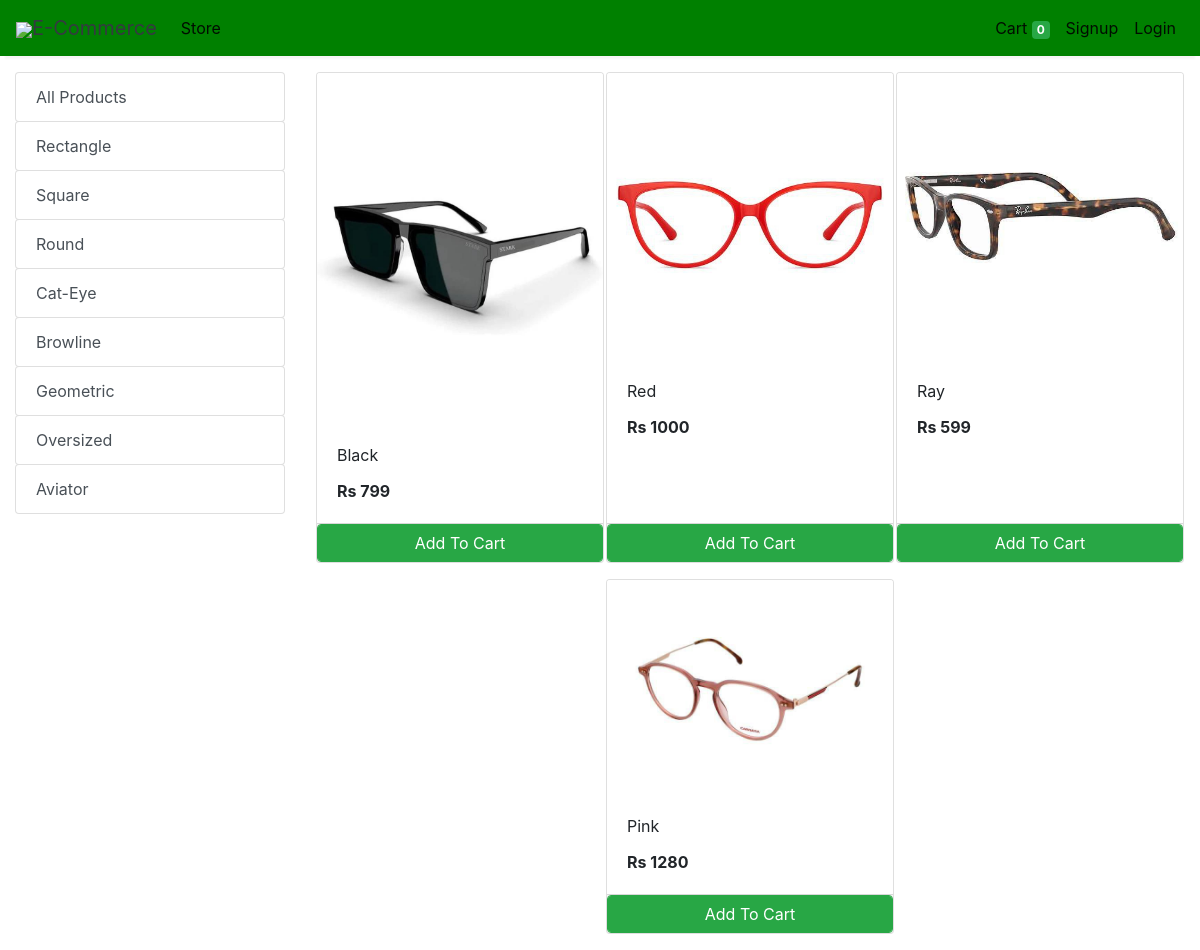
The app's page /store with its own data.
### store/models/category.py (models this page shows, shortened)
class Category(models.Model):
    name= models.CharField(max_length=50)
    @staticmethod
    def get_all_categories():
        return Category.objects.all()

### store/models/product.py (models this page shows, shortened)
class Products(models.Model):
    name = models.CharField(max_length=60)
    price= models.IntegerField(default=0)
    category= models.ForeignKey(Category,on_delete=models.CASCADE,default=1 )
    description= models.CharField(max_length=250, default='', blank=True, null= True)
    image= models.ImageField(upload_to='uploads/products/')
    @staticmethod
    def get_all_products():
        return Products.objects.all()

### store/views/home.py (the view)
# urls.py: path('' , include('store.urls'))
def store(request):
    cart = request.session.get('cart')
    if not cart:
        request.session['cart'] = {}
    products = None
    categories = Category.get_all_categories()
    categoryID = request.GET.get('category')
    if categoryID:
        products = Products.get_all_products_by_categoryid(categoryID)
    else:
        products = Products.get_all_products();
    data = {}
    data['products'] = products
    data['categories'] = categories
    print('you are : ', request.session.get('email'))
    return render(request, 'index.html', data)

### store/templatetags/cart.py (called while the page is built)
@register.filter (name='is_in_cart')
def is_in_cart(product, cart):
    keys = cart.keys ()
    for id in keys:
        if int (id) == product.id:
            return True
    return False;

### store/templatetags/custom_filter.py (called while the page is built)
@register.filter(name='currency')
def currency(number):
    return "Rs "+str(number)

### store/templates/index.html (shortened to what this page needs)
{% extends 'base.html' %}
{% block content %}
{% load cart %}
{% load custom_filter %}
<div class="container-fluid mt-3">
	<div class="row">
		<div class="col-lg-3 mx-auto">
			<div class="list-group">
				<a href="/" class="list-group-item list-group-item-action btn btn-outline-success">All Products</a>
				{% for category in categories %}
				<a href="/?category={{category.id}}"
					class="list-group-item list-group-item-action btn btn-outline-success ">{{category.name}}</a>
				{% endfor %}
			</div>
		</div>
		<div id='products' class="col-lg-9 mx-auto">
			<div class="row mx-auto">
				{% for product in products %}
				<div class="card mx-auto mb-3" id={{product.id}} style="width: 18rem;">
					<img class="card-img-top" src="{{product.image.url}}" alt="Card image cap">
					<div class="card-body">
						<p class="card-title">{{product.name}}</p>
						<p class="card-text"><b>{{product.price|currency}}</b></p>
					</div>
					<div class="card-footer p-0 no-gutters">
						{% if product|is_in_cart:request.session.cart %}
						<div class="row no-gutters">
							<form action="/#{{product.id}}" class="col-2 " method="post">
								{% csrf_token %}
								<input hidden type="text" name='product' value='{{product.id}}'>
								<input hidden type="text" name='remove' value='True'>
								<input type="submit" value=" - " class="btn btn-block btn-success border-right">
							</form>
							<div class="text-center col btn btn-success">{{product|cart_quantity:request.session.cart}} in Cart</div>
							<form action="/#{{product.id}}" class="col-2 " method="post">
								{% csrf_token %}
								<input hidden type="text" name='product' value='{{product.id}}'>
								<input type="submit" value=" + " class="btn btn-block btn-success border-left">
							</form>
						</div>
						{% else %}
						<form action="/#{{product.id}}" method="POST" class="btn-block">
							<input type="submit" class="float-right btn btn-success form-control"
								value="Add To Cart">
						</form>
						{% endif %}
					</div>
				</div>
				{% endfor %}
			</div>
		</div>
	</div>
</div>
{% endblock %}

### store/templates/base.html (shortened to what this page needs)
<!doctype html>
<html lang="en">
<head>
  <link rel="stylesheet" href="https://maxcdn.bootstrapcdn.com/bootstrap/4.0.0/css/bootstrap.min.css"
>
</head>
<body>
<nav class="one-edge-shadow
  navbar navbar-light
  sticky-top navbar
  navbar-expand-lg
  text-white">
    <a class="navbar-brand ms-3 text-dark " href="/">
    <link rel="stylesheet" href="https://use.fontawesome.com/releases/v5.7.0/css/all.css">
    <img src="https://www.freepnglogos.com/uploads/shopping-cart-png/shopping-cart-svg-png-icon-download-28.png" style="width:50px;height:50px,color:text-light;">E-Commerce</a>
    <div class="collapse navbar-collapse" id="navbarSupportedContent">
      <ul class="navbar-nav mr-auto">
        <li class="nav-item active">
          <a class="nav-link" href="/store">Store <span class="sr-only">(current)</span></a>
        </li>
          </ul>
      <ul class=" navbar-nav my-2 my-lg-0">
        <li class="nav-item active">
          <a class="nav-link" href="/cart">Cart
            <span class="badge badge-success">{{request.session.cart.keys|length}}</span>
            <span class="sr-only">(current)</span></a>
        </li>
        {% if request.session.customer %}
        <li class="nav-item active ">
          <a class="nav-link" href="/orders">Orders<span class="sr-only">(current)</span></a>
        </li>
        <li class="nav-item active ">
          <a class="nav-link" href="/logout">Logout<span class="sr-only">(current)</span></a>
        </li>
        {% else %}
        <li class="nav-item active">
          <a class="nav-link" href="/signup">Signup<span class="sr-only">(current)</span></a>
        </li>
        <li class="nav-item active">
          <a class="nav-link" href="/login">Login<span class="sr-only">(current)</span></a>
        </li>
        {% endif %}
      </ul>
    </div>
  </nav>
  {% block content %}{% endblock %}
</body>
</html>

### store/templates/base.html (style rules this page uses)
nav { background-color: green; }
.one-edge-shadow { box-shadow: 0 8px 2px -5px rgb(246, 245, 245); }

### records on screen
Category: name "Rectangle"
Category: name "Square"
Category: name "Round"
Category: name "Cat-Eye"
Category: name "Browline"
Category: name "Geometric"
Category: name "Oversized"
Category: name "Aviator"
Products: image (picture), name "Black", price "Rs 799"
Products: image (picture), name "Red", price "Rs 1000"
Products: image (picture), name "Ray", price "Rs 599"
Products: image (picture), name "Pink", price "Rs 1280"

### other values on screen
{{ request.session.cart.keys|length }} "0"
